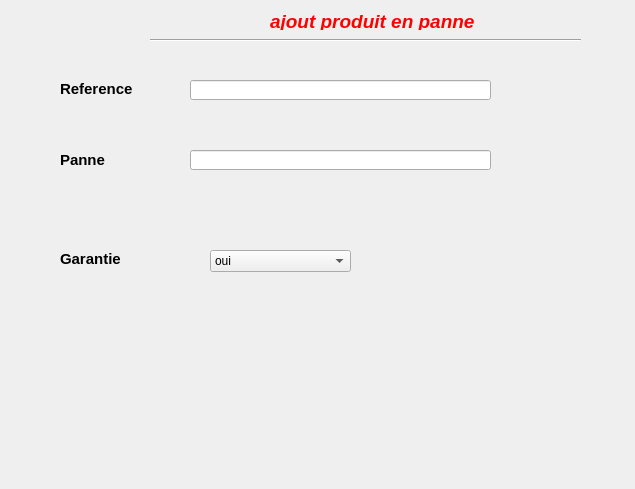
<?xml version="1.0" encoding="UTF-8"?>
<ui version="4.0">
 <class>panne</class>
 <widget class="QWidget" name="panne">
  <property name="geometry">
   <rect>
    <x>0</x>
    <y>0</y>
    <width>635</width>
    <height>489</height>
   </rect>
  </property>
  <property name="windowTitle">
   <string>Form</string>
  </property>
  <widget class="QLabel" name="label">
   <property name="geometry">
    <rect>
     <x>270</x>
     <y>10</y>
     <width>251</width>
     <height>20</height>
    </rect>
   </property>
   <property name="text">
    <string>&lt;!DOCTYPE HTML PUBLIC &quot;-//W3C//DTD HTML 4.0//EN&quot; &quot;http://www.w3.org/TR/REC-html40/strict.dtd&quot;&gt;
&lt;html&gt;&lt;head&gt;&lt;meta name=&quot;qrichtext&quot; content=&quot;1&quot; /&gt;&lt;style type=&quot;text/css&quot;&gt;
p, li { white-space: pre-wrap; }
&lt;/style&gt;&lt;/head&gt;&lt;body style=&quot; font-family:'MS Shell Dlg 2'; font-size:8.25pt; font-weight:400; font-style:normal;&quot;&gt;
&lt;p style=&quot; margin-top:0px; margin-bottom:0px; margin-left:0px; margin-right:0px; -qt-block-indent:0; text-indent:0px;&quot;&gt;&lt;span style=&quot; font-size:14pt; font-weight:600; font-style:italic; color:#ff0000;&quot;&gt;ajout produit en panne&lt;/span&gt;&lt;/p&gt;&lt;/body&gt;&lt;/html&gt;</string>
   </property>
  </widget>
  <widget class="QLabel" name="refLA">
   <property name="geometry">
    <rect>
     <x>60</x>
     <y>80</y>
     <width>101</width>
     <height>16</height>
    </rect>
   </property>
   <property name="text">
    <string>&lt;!DOCTYPE HTML PUBLIC &quot;-//W3C//DTD HTML 4.0//EN&quot; &quot;http://www.w3.org/TR/REC-html40/strict.dtd&quot;&gt;
&lt;html&gt;&lt;head&gt;&lt;meta name=&quot;qrichtext&quot; content=&quot;1&quot; /&gt;&lt;style type=&quot;text/css&quot;&gt;
p, li { white-space: pre-wrap; }
&lt;/style&gt;&lt;/head&gt;&lt;body style=&quot; font-family:'MS Shell Dlg 2'; font-size:8.25pt; font-weight:400; font-style:normal;&quot;&gt;
&lt;p style=&quot; margin-top:0px; margin-bottom:0px; margin-left:0px; margin-right:0px; -qt-block-indent:0; text-indent:0px;&quot;&gt;&lt;span style=&quot; font-size:11pt; font-weight:600;&quot;&gt;Reference&lt;/span&gt;&lt;/p&gt;&lt;/body&gt;&lt;/html&gt;</string>
   </property>
  </widget>
  <widget class="QLabel" name="panLA">
   <property name="geometry">
    <rect>
     <x>60</x>
     <y>150</y>
     <width>71</width>
     <height>21</height>
    </rect>
   </property>
   <property name="text">
    <string>&lt;!DOCTYPE HTML PUBLIC &quot;-//W3C//DTD HTML 4.0//EN&quot; &quot;http://www.w3.org/TR/REC-html40/strict.dtd&quot;&gt;
&lt;html&gt;&lt;head&gt;&lt;meta name=&quot;qrichtext&quot; content=&quot;1&quot; /&gt;&lt;style type=&quot;text/css&quot;&gt;
p, li { white-space: pre-wrap; }
&lt;/style&gt;&lt;/head&gt;&lt;body style=&quot; font-family:'MS Shell Dlg 2'; font-size:8.25pt; font-weight:400; font-style:normal;&quot;&gt;
&lt;p style=&quot; margin-top:0px; margin-bottom:0px; margin-left:0px; margin-right:0px; -qt-block-indent:0; text-indent:0px;&quot;&gt;&lt;span style=&quot; font-size:11pt; font-weight:600;&quot;&gt;Panne&lt;/span&gt;&lt;/p&gt;&lt;/body&gt;&lt;/html&gt;</string>
   </property>
  </widget>
  <widget class="QLabel" name="label_4">
   <property name="geometry">
    <rect>
     <x>60</x>
     <y>250</y>
     <width>91</width>
     <height>16</height>
    </rect>
   </property>
   <property name="text">
    <string>&lt;!DOCTYPE HTML PUBLIC &quot;-//W3C//DTD HTML 4.0//EN&quot; &quot;http://www.w3.org/TR/REC-html40/strict.dtd&quot;&gt;
&lt;html&gt;&lt;head&gt;&lt;meta name=&quot;qrichtext&quot; content=&quot;1&quot; /&gt;&lt;style type=&quot;text/css&quot;&gt;
p, li { white-space: pre-wrap; }
&lt;/style&gt;&lt;/head&gt;&lt;body style=&quot; font-family:'MS Shell Dlg 2'; font-size:8.25pt; font-weight:400; font-style:normal;&quot;&gt;
&lt;p style=&quot; margin-top:0px; margin-bottom:0px; margin-left:0px; margin-right:0px; -qt-block-indent:0; text-indent:0px;&quot;&gt;&lt;span style=&quot; font-size:11pt; font-weight:600;&quot;&gt;Garantie&lt;/span&gt;&lt;/p&gt;&lt;/body&gt;&lt;/html&gt;</string>
   </property>
  </widget>
  <widget class="QLineEdit" name="refLE">
   <property name="geometry">
    <rect>
     <x>190</x>
     <y>80</y>
     <width>301</width>
     <height>20</height>
    </rect>
   </property>
  </widget>
  <widget class="QLineEdit" name="causLE">
   <property name="geometry">
    <rect>
     <x>190</x>
     <y>150</y>
     <width>301</width>
     <height>20</height>
    </rect>
   </property>
  </widget>
  <widget class="Line" name="line">
   <property name="geometry">
    <rect>
     <x>150</x>
     <y>30</y>
     <width>431</width>
     <height>20</height>
    </rect>
   </property>
   <property name="orientation">
    <enum>Qt::Horizontal</enum>
   </property>
  </widget>
  <widget class="QPushButton" name="ajouter">
   <property name="geometry">
    <rect>
     <x>520</x>
     <y>380</y>
     <width>71</width>
     <height>61</height>
    </rect>
   </property>
   <property name="text">
    <string/>
   </property>
   <property name="icon">
    <iconset resource="Images.qrc">
     <normaloff>:/icon/Icon/95.png</normaloff>:/icon/Icon/95.png</iconset>
   </property>
   <property name="iconSize">
    <size>
     <width>50</width>
     <height>50</height>
    </size>
   </property>
   <property name="flat">
    <bool>true</bool>
   </property>
  </widget>
  <widget class="QPushButton" name="retourPB">
   <property name="geometry">
    <rect>
     <x>10</x>
     <y>400</y>
     <width>81</width>
     <height>51</height>
    </rect>
   </property>
   <property name="text">
    <string/>
   </property>
   <property name="icon">
    <iconset resource="Images.qrc">
     <normaloff>:/icon/Icon/28.png</normaloff>:/icon/Icon/28.png</iconset>
   </property>
   <property name="iconSize">
    <size>
     <width>50</width>
     <height>50</height>
    </size>
   </property>
   <property name="flat">
    <bool>true</bool>
   </property>
  </widget>
  <widget class="QComboBox" name="garantieCB">
   <property name="geometry">
    <rect>
     <x>210</x>
     <y>250</y>
     <width>141</width>
     <height>22</height>
    </rect>
   </property>
   <item>
    <property name="text">
     <string>oui</string>
    </property>
   </item>
   <item>
    <property name="text">
     <string>non</string>
    </property>
   </item>
  </widget>
  <widget class="QLabel" name="label_2">
   <property name="geometry">
    <rect>
     <x>0</x>
     <y>-8</y>
     <width>641</width>
     <height>501</height>
    </rect>
   </property>
   <property name="text">
    <string/>
   </property>
   <property name="pixmap">
    <pixmap resource="Images.qrc">:/Arriere/images/lala.jpg</pixmap>
   </property>
  </widget>
  <zorder>label_2</zorder>
  <zorder>label</zorder>
  <zorder>refLA</zorder>
  <zorder>panLA</zorder>
  <zorder>label_4</zorder>
  <zorder>refLE</zorder>
  <zorder>causLE</zorder>
  <zorder>line</zorder>
  <zorder>ajouter</zorder>
  <zorder>retourPB</zorder>
  <zorder>garantieCB</zorder>
 </widget>
 <resources>
  <include location="Images.qrc"/>
 </resources>
 <connections/>
</ui>
